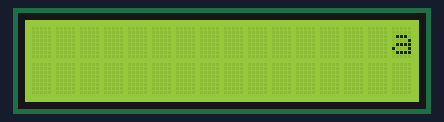
A sketch run on a simulated Arduino Uno, built with avr-gcc and run on an emulated ATmega328P. On the bench: 16×2 character LCD.

Above: at 0.18 s.
At 0.69 s:
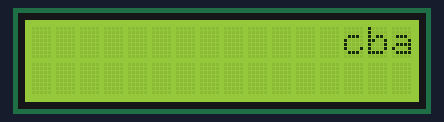
At 1.19 s:
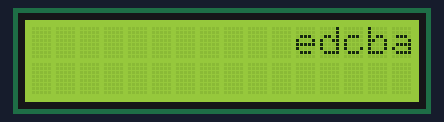
At 2.19 s:
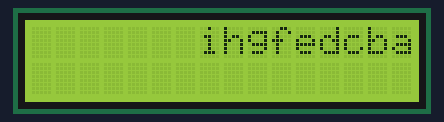
At 3.19 s:
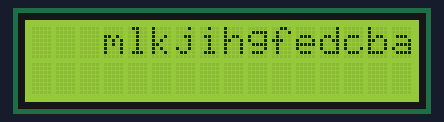
At 4.44 s:
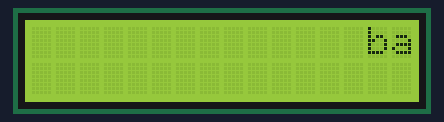

The sketch:

LCD3.ino
```cpp
#include<LiquidCrystal.h>

LiquidCrystal lcd(9,8,A0,A1,A2,A3);

int i = 0;

void setup() {
  lcd.begin(16,2);
  // put your setup code here, to run once:

}

void loop() {

  while(1){
    lcd.home();
    lcd.setCursor(15,0);
    lcd.rightToLeft();
    for(i=0;i<16;i++){
      lcd.write('a'+i);
      delay(250);
      }
      lcd.clear();
    }
  // put your main code here, to run repeatedly:

}
```

Measured:
- by itself, everything shown: repeats every 4.0 s, in 16 steps
